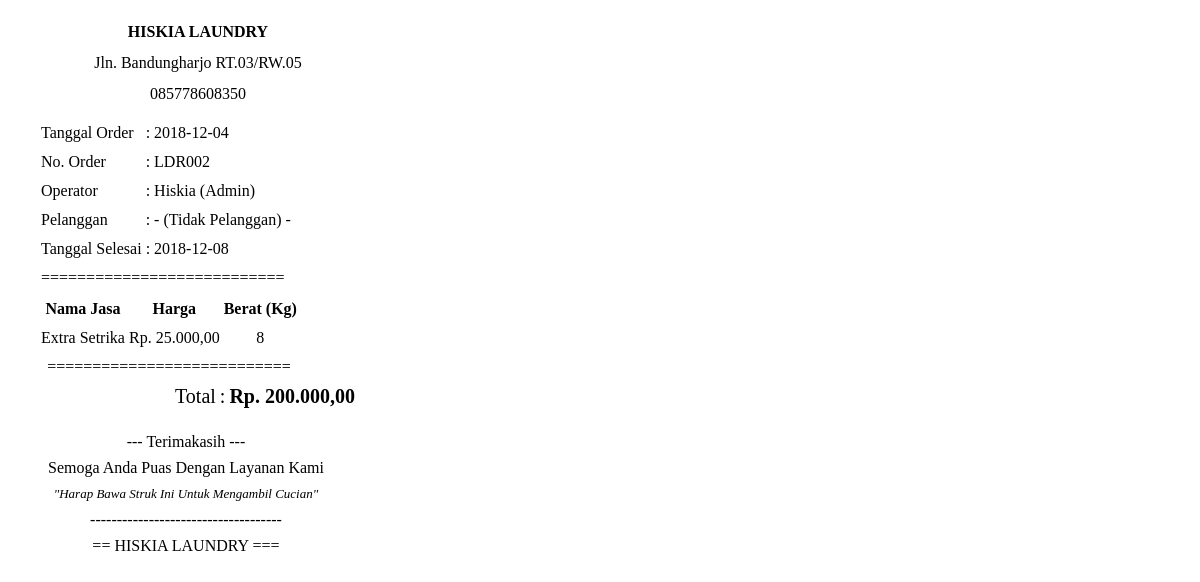
Screenshot of /struk/struk.php?nomer_order=LDR002 (signed in) with the database file from the repository.
### tables this page shows
CREATE TABLE `orderan` (
  `nomer_order` varchar(10) NOT NULL,
  `tanggal_order` varchar(25) NOT NULL,
  `tgl_rencana_selesai` varchar(25) NOT NULL,
  `berat_cucian` varchar(18) NOT NULL,
  `total_harga` int(11) NOT NULL,
  `status_cucian` varchar(25) NOT NULL,
  `kode_pelanggan` varchar(10) NOT NULL,
  `kode_petugas` varchar(10) NOT NULL,
  `kode_jasa` varchar(10) NOT NULL
);

CREATE TABLE `petugas` (
  `kode_ptg` varchar(10) NOT NULL,
  `nama_ptg` varchar(30) NOT NULL,
  `password_ptg` varchar(50) NOT NULL,
  `status` varchar(12) NOT NULL
);

CREATE TABLE `pelanggan` (
  `kode_pelanggan` varchar(10) NOT NULL,
  `nama_pelanggan` varchar(25) NOT NULL,
  `alamat` varchar(30) NOT NULL,
  `no_telp` varchar(12) NOT NULL,
  `status_pelanggan` varchar(12) NOT NULL
);

CREATE TABLE `jasa` (
  `kode_jasa` varchar(10) NOT NULL,
  `nama_jasa` varchar(15) NOT NULL,
  `harga` int(11) NOT NULL
);

### sistem/proses.php (called while the page is built, shortened)
<?php
	class proses{
		function __construct(){
			$server='localhost';
			$user='root';
			$psw='';
			$dbname='db_laundry';
			$kon=$this->con=new PDO("mysql:host=$server;dbname=$dbname",$user,$psw);
		}
		function get($cel=null,$table=null,$property=null){
			$qw="SELECT $cel FROM $table $property";
			$ret=$this->con->query($qw);
			return $ret;
		}
	}
	$db=new proses;
?>

### struk/struk.php (the view, shortened to what this page needs)
<!DOCTYPE html>
<html>
<head>
</head>
<body>
	<div class="kotak-struk custom_font">
		<div class="head">
			<p class="logo">HISKIA LAUNDRY</p>
			<p class="almt">Jln. Bandungharjo RT.03/RW.05</p>
			<p class="notelp">085778608350</p>
		</div>
		<div class="isi">
			<table class="table1">
				<?php
				include '../sistem/proses.php';
				$qwe1=$db->get("orderan.tanggal_order,orderan.tgl_rencana_selesai,orderan.nomer_order,petugas.nama_ptg,petugas.status","orderan","INNER JOIN petugas on petugas.kode_ptg=orderan.kode_petugas WHERE orderan.nomer_order='$_GET[nomer_order]'");
				$tmp1=$qwe1->fetch();
				$qwe2=$db->get("pelanggan.nama_pelanggan","orderan","INNER JOIN pelanggan on pelanggan.kode_pelanggan=orderan.kode_pelanggan WHERE orderan.nomer_order='$_GET[nomer_order]'");
				$tmp2=$qwe2->fetch();
				if ($tmp2['nama_pelanggan']=="") {
					$plg="(...Tidak Pelanggan...)";
				}else{
					$plg=$tmp2['nama_pelanggan'];
				}
				?>
				<tr>
					<td>Tanggal Order</td>
					<td>:</td>
					<td><?php echo $tmp1['tanggal_order'];?></td>
				</tr>
				<tr>
					<td>No. Order</td>
					<td>:</td>
					<td><?php echo $tmp1['nomer_order'];?></td>
				</tr>
				<tr>
					<td>Operator</td>
					<td>:</td>
					<td><?php echo $tmp1['nama_ptg'];?> (<?php echo $tmp1['status']?>)</td>
				</tr>
				<tr>
					<td>Pelanggan</td>
					<td>:</td>
					<td><?php echo $plg;?></td>
				</tr>
				<tr>
					<td>Tanggal Selesai</td>
					<td>:</td>
					<td><?php echo $tmp1['tgl_rencana_selesai'];?></td>
				</tr>
				<tr>
					<td colspan="4">
						===========================
					</td>
				</tr>
			</table>
			<table class="table2">
				<tr>
					<th>Nama Jasa</th>
					<th>Harga</th>
					<th>Berat (Kg)</th>
				</tr>
				<?php
				$qw3=$db->get("jasa.nama_jasa,jasa.harga,orderan.berat_cucian,orderan.total_harga","orderan","INNER JOIN jasa on orderan.kode_jasa=jasa.kode_jasa WHERE orderan.nomer_order='$_GET[nomer_order]'");
				foreach($qw3 as $tamp_orderan){
					?>
					<tr>
						<td><?php echo $tamp_orderan['nama_jasa'];?></td>
						<td><?php echo "Rp. ". number_format($tamp_orderan['harga'], 2, ",", ".");?></td>
						<td><?php echo $tamp_orderan['berat_cucian'];?></td>
					</tr>
					<?php
				}
				?>
				<tr>
					<td colspan="4">
						===========================
					</td>
				</tr>
			</table>
			<table class="table4">
				<tr style="font-size: 20px;">
					<td>Total</td>
					<td>:</td>
					<td><b><?php echo "Rp. ". number_format($tamp_orderan['total_harga'], 2, ",", ".");?></b></td>
				</tr>
			</table>
			<div class="foot">
				<p>--- Terimakasih ---</p>
				<p>Semoga Anda Puas Dengan Layanan Kami</p>
				<p style="font-size: 13px;"><i>"Harap Bawa Struk Ini Untuk Mengambil Cucian"</i></p>
				<p>------------------------------------</p>
				<p>== HISKIA LAUNDRY ===</p>
			</div>
		</div>
	</div>
</body>
</html>

### struk/struk.php (style rules this page uses)
.kotak-struk { float: left; width: 380px; height: auto; }
.kotak-struk .head p { text-align: center; }
.kotak-struk .head .logo { font-weight: bold; }
.kotak-struk .head .logo, .almt, .notelp { font-family: 'Tahoma'; line-height: 15px; }
.kotak-struk .table1 { margin: 0px 30px; }
.kotak-struk .table1 tr td { font-family: 'Tahoma'; line-height: 25px; }
.kotak-struk .table2 { margin: 0px 30px; }
.kotak-struk .table2 tr td { font-family: 'Tahoma'; line-height: 25px; text-align: center; }
.kotak-struk .table2 tr th { font-family: 'Tahoma'; line-height: 25px; text-align: center; }
.kotak-struk .table4 { float: right; margin: 0px 30px; }
.kotak-struk .table4 tr td { text-align: right; }
.kotak-struk .foot { float: left; text-align: center; line-height: 10px; margin: 0px 40px ; margin-top: 10px; font-family: 'Tahoma'; line-height: 10px; }

### rows the page displays
orderan: tanggal_order "2018-12-04", nomer_order "LDR002", kode_petugas.nama_ptg "Hiskia", kode_petugas.status "Admin", tgl_rencana_selesai "2018-12-08", kode_jasa.nama_jasa "Extra Setrika", kode_jasa.harga "25.000,00", berat_cucian "8", total_harga "200.000,00"
pelanggan: nama_pelanggan "- (Tidak Pelanggan) -"
